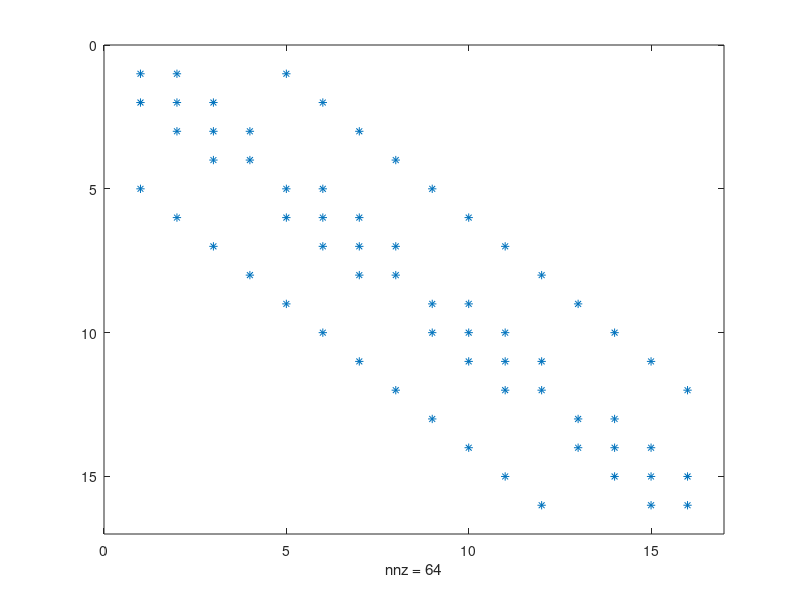

Recreate this plot in MATLAB.

% Change n, to increase matrix size
n = 4;

h = 1/(n+1);
h2=(n+1)*(n+1);

K1D = spdiags(ones(n,1)*[-1 2 -1],-1:1,n,n);  % 1d Poisson matrix
% subplot(2,3,4), spy(K1D)

I1D = speye(size(K1D));                       % 1d identity matrix
K2D = kron(K1D,I1D)+kron(I1D,K1D);            % 2d Poisson matrix (sparse format)
spy(K2D);

%save the matrix into file
save('matrix.mat', 'K2D');

%save a sparse matrix as a dense matrix
A = full(K2D);
save('matrix_dense.mat', 'A', '-ascii');

f2D = h^2*ones(n^2,1);                        % 2d right hand side
u2D = K2D\f2D;                                % exact solution
